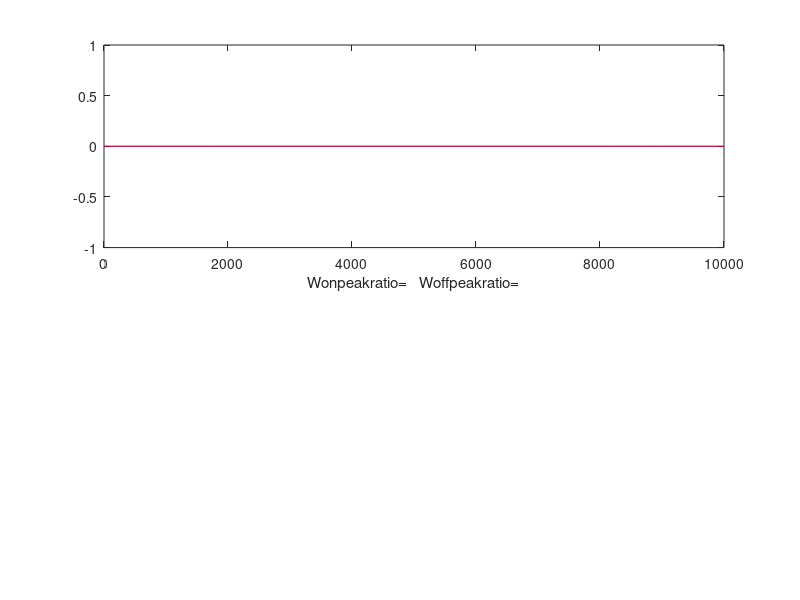

This figure's MATLAB source:
function GoStop20190322
global StartTime FinishTime fname SpikeUnits TurnMarkerTime OneTurnTime RPegTouchAll LPegTouchAll DrinkOnArray dpath3...
MedPegTimeR MedPegTimeL RpegTimeArray LpegTimeArray RpegTouchall LpegTouchall WaterOnArrayOriginal WaterOffArrayOriginal...
RpegTimeArray LpegTimeArray DrName UnitDataUnited UnitData FigA FigA3 FigAA...
DiffMaxMinRpArray DiffMaxMinLpArray DiffMaxMinRArray DiffMaxMinLArray Spname...
SpikeArray tfile RepeatAnalysis TrimStr FigureSave TotalTime...
CrossCoWonCell CrossCoWoffCell NumWon NumWoff CleanWater CleanInterval WonTouch SpikeArrayWon...
FirstWaterOn FirstWaterOff CrossCoWonFirst CrossCoWoffFirst CrossCoWonCellFirst CrossCoWoffCellFirst NumWonF NumWoffF ...
LastWaterOn LastWaterOff CrossCoWonLast CrossCoWoffLast CrossCoWonCellLast CrossCoWoffCellLast NumWonL NumWoffL ...
MidWaterOn MidWaterOff CrossCoWonMid CrossCoWoffMid CrossCoWonCellMid CrossCoWoffCellMid NumWonM NumWoffM ...
IndepWaterOn IndepWaterOff CrossCoWonIndep CrossCoWoffIndep CrossCoWonCellIndep CrossCoWoffCellIndep NumWonI NumWoffI ...
RpegTouchallWon RpegTouchallWoff LpegTouchallWon LpegTouchallWoff CCresultRtouchWon CCresultLtouchWon ACresult ACresultW CCresultDrinkOn...
RmedianPTTM LmedianPTTM CCresultSpike DiffMaxMinR DiffMaxMinL WaterOnPoint WaterOffPoint
bin=1000;
if ~isempty(WaterOnArrayOriginal)
    [CrossCoWon]=CrossCorr(SpikeArray',WaterOnArrayOriginal',10000,0,TurnMarkerTime);  
    CCresultWon=hist(CrossCoWon,bin)/length(WaterOnArrayOriginal);
    CCresultWon=MovWindow(CCresultWon,10);
else
    CCresultWon=zeros(1,bin);

end
if ~isempty(WaterOffArrayOriginal)
    [CrossCoWoff]=CrossCorr(SpikeArray',WaterOffArrayOriginal',10000,0,TurnMarkerTime); 
    CCresultWoff=hist(CrossCoWoff,bin)/length(WaterOffArrayOriginal);
    CCresultWoff=MovWindow(CCresultWoff,10);
else
    CCresultWoff=zeros(1,bin);

end
[MaxCCresultWon IndexCCresultWon]=max(CCresultWon(400:600));
[MaxCCresultWoff IndexCCresultWoff]=max(CCresultWoff(400:600));
stdCCresultWon=std(CCresultWon);
stdCCresultWoff=std(CCresultWoff);


figure
WaterOnPointstd=MaxCCresultWon/stdCCresultWon;
WaterOffPointstd=MaxCCresultWoff/stdCCresultWoff;
 subplot(2,1,1);
    plot(linspace(1,10000,bin),CCresultWon,'color','b');hold on
    if max(CCresultWon)~=0;
    axis([0 10000 0 max(CCresultWon)*1.1]);
    end
    plot(linspace(1,10000,bin),CCresultWoff,'color','r');
    if max(CCresultWoff)~=0;
    axis([0 10000 0 max(CCresultWoff)*1.1]);
    end
    xlabel(['Wonpeakratio=',num2str(WaterOnPoint),'   Woffpeakratio=',num2str(WaterOffPoint)]);
    close;




